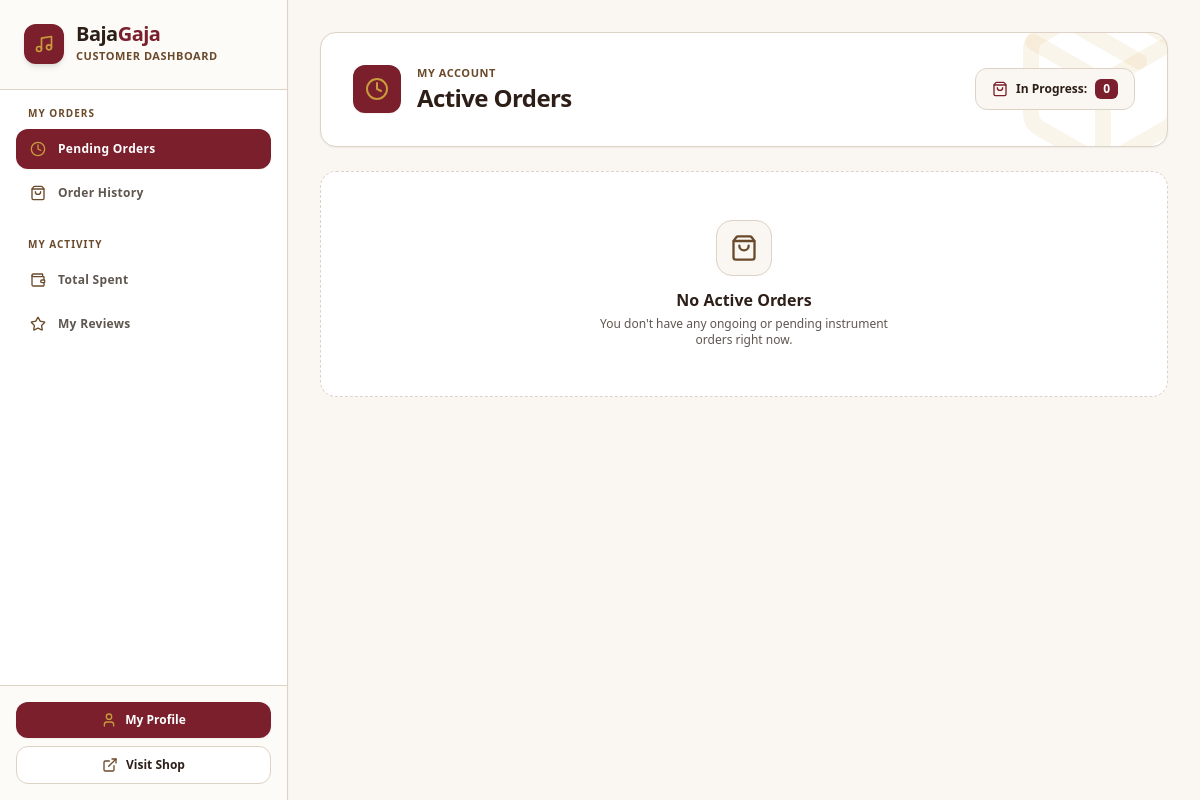
/dashboard/ (signed in), run on an earlier commit of the app's database.
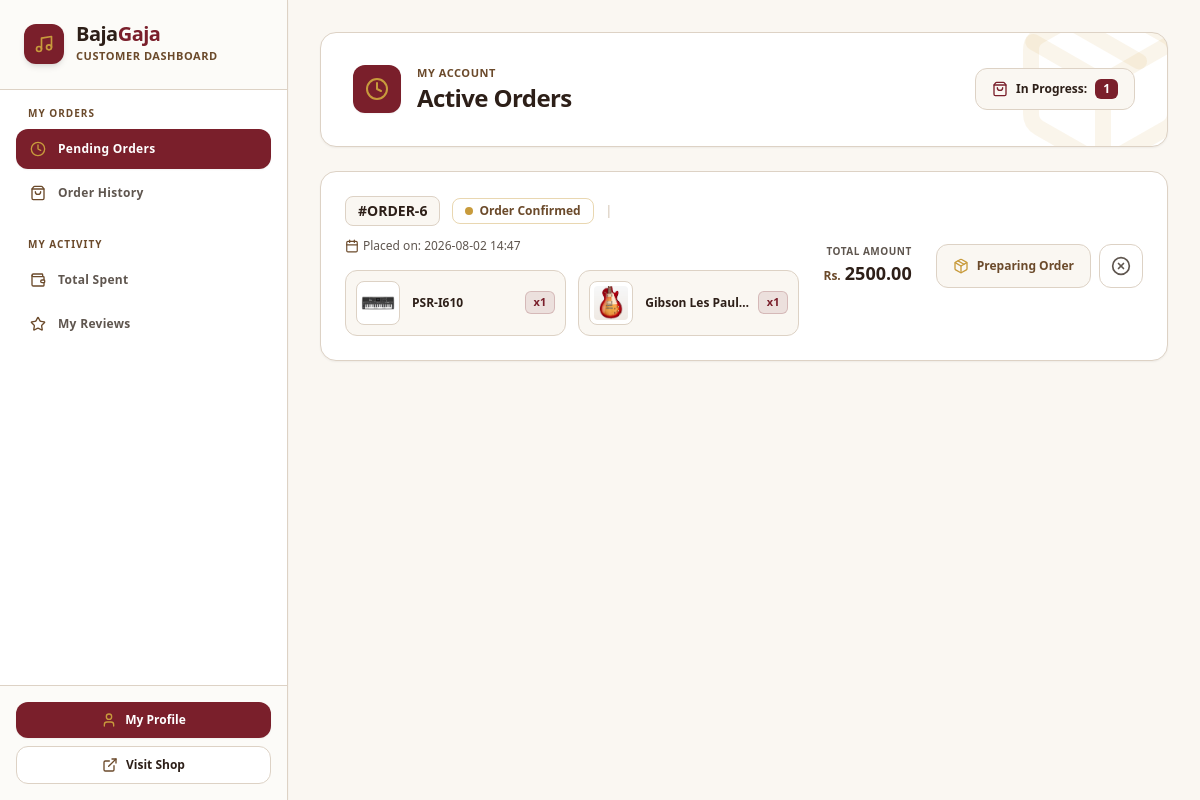
And on a later commit of the database.
### bg_app/models.py (models this page shows, shortened)
class Order(models.Model):
    class Status(models.TextChoices):
        CONFIRMED = 'confirmed', 'Order Confirmed'
        SHIPPING = 'shipping', 'In Transit'
        DELIVERED = 'delivered', 'Delivered'
        COMPLETED = 'completed', 'Completed'
        CANCELLED = 'cancelled', 'Cancelled'
    class PaymentMethod(models.TextChoices):
        ESEWA = 'esewa', 'Esewa'
        COD = 'cod', 'Cash on Delivery'
    customer = models.ForeignKey(User, on_delete=models.CASCADE, related_name='orders')
    total_amount = models.DecimalField(max_digits=12, decimal_places=2)
    status = models.CharField(max_length=20, choices=Status.choices, default=Status.CONFIRMED)
    transaction_id = models.CharField(max_length=100, blank=True, null=True)
    shipping_address = models.TextField()
    payment_method = models.CharField(max_length=20, choices=PaymentMethod.choices, default=PaymentMethod.ESEWA)
    created_at = models.DateTimeField(auto_now_add=True)

class OrderItem(models.Model):
    order = models.ForeignKey(Order, on_delete=models.CASCADE, related_name='items')
    product = models.ForeignKey(Product, on_delete=models.CASCADE)
    price_at_purchase = models.DecimalField(max_digits=10, decimal_places=2)
    quantity = models.PositiveIntegerField(default=1)

class Product(models.Model):
    class Category(models.TextChoices):
        GUITARS = 'guitars', 'Guitars & Basses'
        KEYBOARDS = 'keyboards', 'Keyboards & Synthesizers'
        DRUMS = 'drums', 'Drums & Percussion'
        TRADITIONAL = 'traditional', 'Traditional & Folk'
        WIND = 'wind', 'Wind & Brass'
        STUDIO = 'studio', 'Studio & Recording'
        AMPS_EFFECTS = 'amps_effects', 'Amps & Effect Pedals'
        ACCESSORIES = 'accessories', 'Accessories & Cables'
    class Condition(models.TextChoices):
        NEW = 'new', 'Brand New (Sealed)'
        REFURBISHED = 'refurbished', 'Factory Refurbished'
        USED = 'used', 'Pre-Owned / Good'
    brand = models.ForeignKey(Brand, on_delete=models.SET_NULL, null=True, related_name='products')
    name = models.CharField(max_length=255)
    category = models.CharField(max_length=20, choices=Category.choices)
    condition = models.CharField(max_length=20, choices=Condition.choices, default=Condition.NEW)
    description = models.TextField()
    price = models.DecimalField(max_digits=10, decimal_places=2)
    stock = models.PositiveIntegerField(default=0)
    product_image = models.ImageField(upload_to='images/products/')
    sku = models.CharField(max_length=100, unique=True, blank=True, null=True)
    is_active = models.BooleanField(default=True)
    created_at = models.DateTimeField(auto_now_add=True)

### bg_app/views/dashboard.py (the view)
# urls.py: path('dashboard/', customer_dashboard_view, name='customer_dashboard'),
@login_required
def customer_dashboard_view(request):
    if request.user.is_staff:
        messages.error(request, "You are not authorized to access this page.")
        return redirect('/')
    section = request.GET.get('section', 'pending-orders')
    context = {
        'section': section,
        'gross_spent': Order.objects.filter(customer=request.user, status=Order.Status.COMPLETED).aggregate(total_spent=models.Sum('total_amount'))['total_spent'] or 0,
        'average_spent': Order.objects.filter(customer=request.user, status=Order.Status.COMPLETED).aggregate(average_spent=models.Avg('total_amount'))['average_spent'] or 0,
    }
    if section == 'pending-orders':
        context['pending_orders'] = Order.objects.exclude(customer=request.user, status__in=[Order.Status.COMPLETED, Order.Status.CANCELLED]).order_by('-created_at')
    if section == 'my-orders':
        context['orders'] = Order.objects.filter(customer=request.user, status__in=[Order.Status.COMPLETED, Order.Status.CANCELLED]).order_by('-created_at')
    if section == 'my-reviews':
        context['my_reviews'] = Review.objects.filter(customer=request.user).order_by('-created_at')
    if section == 'total-spent':
        context['total_spent'] = Order.objects.filter(customer=request.user, status=Order.Status.COMPLETED).order_by('-created_at')
    return render(request, 'dashboard/customer_dashboard.html', context)

### bg_app/templates/dashboard/customer_dashboard.html (shortened to what the changed rows need)
<!DOCTYPE html>
<html lang="en">
<head>
    {% load static %}
    <link href="{% static 'css/styles.css' %}" rel="stylesheet" />
</head>
<body class="bg-[#FAF7F2] text-[#5F564F] font-sans flex min-h-screen overflow-hidden selection:bg-[#7A1F2B] selection:text-white">
    <aside class="w-72 bg-white text-[#5F564F] flex flex-col shadow-sm border-r border-[#DDD2C5] shrink-0 relative z-30">
        <div class="p-6 border-b border-[#DDD2C5] bg-[#FAF7F2]/50">
            <div class="flex items-center gap-3">
                <div>
                    <h1 class="text-xl font-extrabold tracking-tight text-[#2D1F18] leading-none">
                        Baja<span class="text-[#7A1F2B]">Gaja</span>
                    </h1>
                </div>
            </div>
        </div>
    </aside>
    <main class="flex-grow flex flex-col h-screen overflow-y-auto bg-[#FAF7F2] p-6 sm:p-8 custom-scrollbar">
        {% if section == 'pending-orders' or not section %}
            {% include 'dashboard/customer/_pending_orders.html' %}
        {% elif section == 'my-orders' %}
            {% include 'dashboard/customer/_my_orders.html' %}
        {% elif section == 'total-spent' %}
            {% include 'dashboard/customer/_total_spent.html' %}
        {% elif section == 'my-reviews' %}
            {% include 'dashboard/customer/_my_reviews.html' %}
        {% endif %}
    </main>
</body>
</html>

### bg_app/templates/dashboard/customer/_pending_orders.html (shortened to what the changed rows need)
<div class="space-y-6">
    <div class="bg-white border border-[#DDD2C5] rounded-2xl p-6 sm:p-8 shadow-sm relative overflow-hidden">
        <div class="flex flex-col sm:flex-row sm:items-center justify-between gap-4 relative z-10">
            <div class="flex items-center gap-4">
                <div>
                    <h1 class="text-2xl font-black text-[#2D1F18] tracking-tight">Active Orders</h1>
                </div>
            </div>
            <div class="flex items-center gap-3">
                <div class="bg-[#FAF7F2] border border-[#DDD2C5] text-[#2D1F18] px-4 py-2.5 rounded-xl text-xs font-bold flex items-center gap-2">
                    <i data-lucide="shopping-bag" class="w-4 h-4 text-[#7A1F2B]"></i>
                    <span>In Progress:</span>
                    <span class="bg-[#7A1F2B] text-white px-2 py-0.5 rounded-md font-extrabold text-xs">{{ pending_orders|length }}</span>
                </div>
            </div>
        </div>
    </div>
    <div class="space-y-4">
        {% for order in pending_orders %}
            <div class="bg-white border border-[#DDD2C5] rounded-2xl p-6 flex flex-col lg:flex-row lg:items-center justify-between gap-6 hover:border-[#C89B3C] transition-all shadow-sm">
                <div class="space-y-4 flex-grow w-full">
                    <div class="flex flex-wrap items-center gap-3 text-xs font-semibold">
                        <span class="font-extrabold text-[#2D1F18] text-sm bg-[#FAF7F2] px-3 py-1 rounded-lg border border-[#DDD2C5]">
                            #ORDER-{{ order.id }}
                        </span>
                        {% if order.status == 'confirmed' %}
                            <span class="inline-flex items-center gap-1.5 px-3 py-1 rounded-lg bg-[#C89B3C]/15 border border-[#C89B3C]/40 text-[#6B4A2B] text-xs font-bold">
                                <span class="w-2 h-2 rounded-full bg-[#C89B3C]"></span> {{ order.get_status_display }}
                            </span>
                        {% elif order.status == 'processing' %}
                            <span class="inline-flex items-center gap-1.5 px-3 py-1 rounded-lg bg-[#C89B3C]/20 border border-[#C89B3C]/50 text-[#6B4A2B] text-xs font-bold animate-pulse">
                                <span class="w-2 h-2 rounded-full bg-[#C89B3C]"></span> {{ order.get_status_display }}
                            </span>
                        {% elif order.status == 'shipping' %}
                            <span class="inline-flex items-center gap-1.5 px-3 py-1 rounded-lg bg-[#7A1F2B]/10 border border-[#7A1F2B]/30 text-[#7A1F2B] text-xs font-bold">
                                <span class="w-2 h-2 rounded-full bg-[#7A1F2B]"></span> {{ order.get_status_display }}
                            </span>
                        {% elif order.status == 'completed' or order.status == 'delivered' %}
                            <span class="inline-flex items-center gap-1.5 px-3 py-1 rounded-lg bg-[#5B8A5A]/15 border border-[#5B8A5A]/30 text-[#5B8A5A] text-xs font-bold">
                                <span class="w-2 h-2 rounded-full bg-[#5B8A5A]"></span> {{ order.get_status_display }}
                            </span>
                        {% else %}
                            <span class="inline-flex items-center gap-1.5 px-3 py-1 rounded-lg bg-[#FAF7F2] border border-[#DDD2C5] text-[#5F564F] text-xs font-bold">
                                <span class="w-2 h-2 rounded-full bg-[#5F564F]"></span> {{ order.get_status_display }}
                            </span>
                        {% endif %}
                        <span class="text-[#DDD2C5]">|</span>
                        <span class="text-[#5F564F] flex items-center gap-1 font-medium">
                            <i data-lucide="calendar" class="w-3.5 h-3.5 text-[#6B4A2B]"></i>
                            Placed on: {{ order.created_at|date:"Y-m-d H:i" }}
                        </span>
                    </div>
                    <div class="grid grid-cols-1 sm:grid-cols-2 gap-3 max-w-4xl">
                        {% for item in order.items.all %}
                            <div class="flex items-center gap-3 bg-[#FAF7F2] border border-[#DDD2C5] p-2.5 rounded-xl">
                                <div class="w-11 h-11 bg-white border border-[#DDD2C5] rounded-lg overflow-hidden flex items-center justify-center p-1 shrink-0">
                                    {% if item.product.product_image %}
                                        <img src="{{ item.product.product_image.url }}" alt="{{ item.product.name }}" class="w-full h-full object-contain rounded">
                                    {% else %}
                                        <i data-lucide="music" class="w-5 h-5 text-[#6B4A2B]"></i>
                                    {% endif %}
                                </div>
                                <div class="flex-grow min-w-0 flex items-center justify-between gap-2">
                                    <span class="text-[#2D1F18] text-xs font-bold truncate">
                                        {{ item.product.name }}
                                    </span>
                                    <span class="text-[#7A1F2B] bg-[#7A1F2B]/10 border border-[#7A1F2B]/20 px-2 py-0.5 rounded-md text-[11px] font-extrabold shrink-0">
                                        x{{ item.quantity }}
                                    </span>
                                </div>
                            </div>
                        {% endfor %}
                    </div>
                </div>
                <div class="flex flex-wrap sm:flex-nowrap items-center justify-between lg:justify-end gap-6 border-t lg:border-t-0 border-[#DDD2C5] pt-4 lg:pt-0 shrink-0 w-full lg:w-auto">
                    <div class="flex flex-col lg:text-right">
                        <span class="text-[10px] uppercase font-bold tracking-wider text-[#5F564F]">Total Amount</span>
                        <div class="flex items-baseline gap-1">
                            <span class="text-xs font-bold text-[#6B4A2B]">Rs.</span>
                            <span class="text-lg font-black text-[#2D1F18]">{{ order.total_amount|floatformat:2 }}</span>
                        </div>
                    </div>
                    <div class="flex items-center gap-2 w-full sm:w-auto justify-end">
                        {% if order.status == "confirmed" %}
                            <div class="bg-[#FAF7F2] border border-[#DDD2C5] text-[#6B4A2B] font-bold h-11 px-4 rounded-xl flex items-center justify-center gap-2 text-xs select-none whitespace-nowrap">
                                <i data-lucide="package" class="w-4 h-4 text-[#C89B3C]"></i>
                                <span>Preparing Order</span>
                            </div>
                        {% elif order.status == "shipping" %}
                            <div class="bg-[#FAF7F2] border border-[#DDD2C5] text-[#7A1F2B] font-bold h-11 px-4 rounded-xl flex items-center justify-center gap-2 text-xs select-none whitespace-nowrap">
                                <i data-lucide="truck" class="w-4 h-4 text-[#7A1F2B]"></i>
                                <span>On the Way</span>
                            </div>
                        {% endif %}
                        <a href="/order/cancelled/{{ order.id }}" class="bg-white hover:bg-[#B4473A]/10 border border-[#DDD2C5] hover:border-[#B4473A]/30 text-[#5F564F] hover:text-[#B4473A] h-11 w-11 rounded-xl transition-all flex items-center justify-center active:scale-95 shadow-xs" title="Cancel Order">
                            <i data-lucide="x-circle" class="w-5 h-5"></i>
                        </a>
                    </div>
                </div>
            </div>
        {% empty %}
            <div class="flex flex-col items-center justify-center text-center p-12 bg-white border border-dashed border-[#DDD2C5] rounded-2xl min-h-[220px]">
                <div class="w-14 h-14 rounded-2xl bg-[#FAF7F2] border border-[#DDD2C5] flex items-center justify-center mb-3 text-[#6B4A2B] shadow-xs">
                    <i data-lucide="shopping-bag" class="w-7 h-7"></i>
                </div>
                <h3 class="text-base font-bold text-[#2D1F18]">No Active Orders</h3>
                <p class="text-xs text-[#5F564F] max-w-xs mt-1">You don't have any ongoing or pending instrument orders right now.</p>
            </div>
        {% endfor %}
    </div>
</div>

What changed in the data, as far as the page shows it:
added Order: id "6", status "Order Confirmed", created_at "2026-08-02 14:47", total_amount "2500.00", shows "Preparing Order"
added OrderItem: product.product_image (picture), product.name "PSR-I610", quantity "1"
added OrderItem: product.product_image (picture), product.name "Gibson Les Paul…", quantity "1"
Also different on the page:
{{ pending_orders|length }}: "0" → "1"
text no longer shown: "No Active Orders You don't have any ongoing or pending instrument orders right now."
